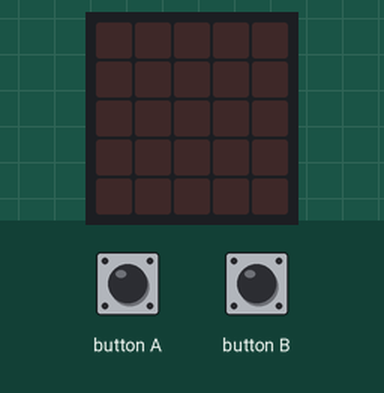
Bench run of a program on a simulated BBC micro:bit running MicroPython. Shown: the board's 5×5 LED display. The test bench sets the inputs (shaded band).

Above: at 1.2 s.
1.3 s: button A pressed for 0.15 s
At 1.37 s:
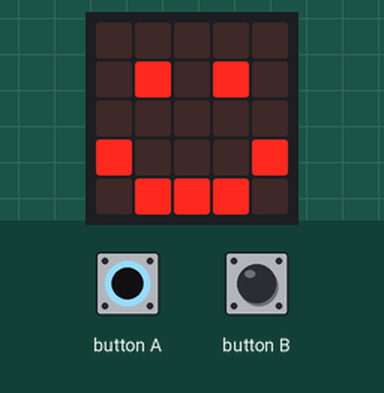
2.9 s: button B pressed for 0.15 s
At 2.97 s:
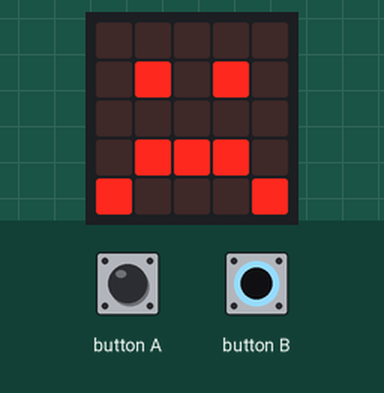
4.5 s: button B pressed for 3.2 s
9.2 s: button A pressed for 3.2 s
At 10.5 s:
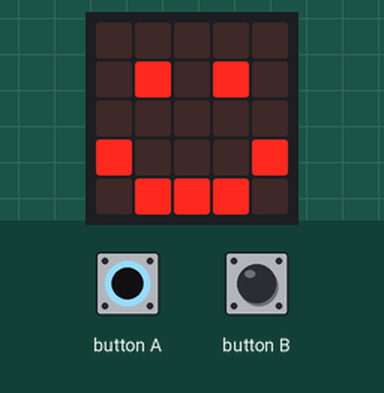
Timing chart, 0 to 12.2 s (numbered marks = the images above; inputs shaded):
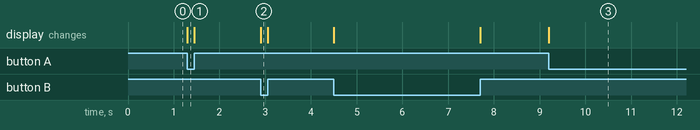

Measured:
- after the input at 1.3 s, the display: changes at once (image 1)
- after the input at 2.9 s, the display: changes at once (image 2)
- after the input at 9.2 s, the display: changes at once (image 3)

The program:

005_image_builtin.py
```python
from microbit import *

#also see http://microbit-micropython.readthedocs.io/en/latest/tutorials/images.html
while True:
  while button_a.is_pressed():
    display.show(Image.HAPPY)
  while button_b.is_pressed():
    display.show(Image.SAD)
  display.show(" ")
```
